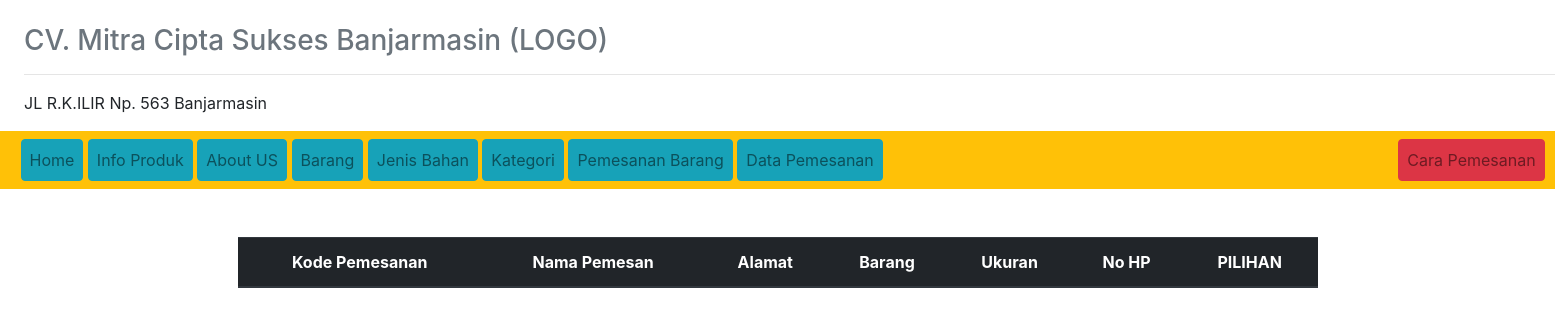
Page /?view=data-pemesanan on the earlier database version.
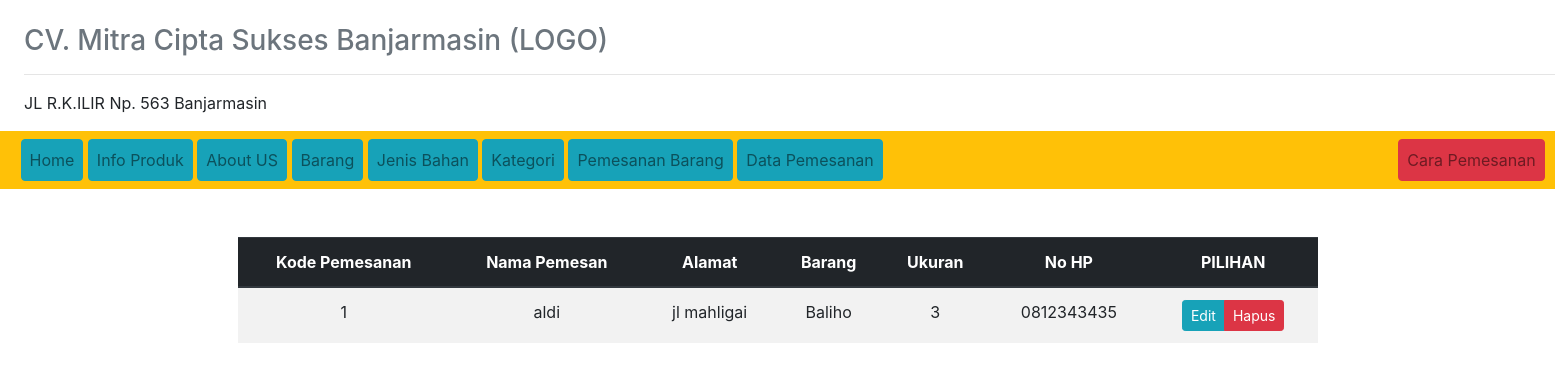
Same page on the later database version.
### tables this page shows
CREATE TABLE `pemesanan` (
  `kode_pemesanan` int(50) NOT NULL,
  `nama_pemesan` varchar(50) NOT NULL,
  `alamat` varchar(255) NOT NULL,
  `barang` int(50) NOT NULL,
  `ukuran` int(10) NOT NULL,
  `no_hp` varchar(15) NOT NULL
);

CREATE TABLE `nama_barang` (
  `kode_barang` int(50) NOT NULL,
  `nama_barang` varchar(50) NOT NULL,
  `type_barang` varchar(50) NOT NULL,
  `kategori` int(50) NOT NULL
);

### config/config.php (called while the page is built, shortened)
<?php
function base_url($url = null)
{
	$base_url = "http://localhost/aplikasi_CV_Mitra_Cipta_Sukses_Banjarmasin/";
	if ($url != null ) {
		return $base_url."/".$url;
	} else  {
			return $base_url;
	}
}

### models/admin.php (called while the page is built, shortened)
<?php
class Admin
{
  private $mysqli;
  function __construct($mysqli)
  {
    $this->mysqli = $mysqli;
  }
  public function showPemesanan()
  {
    $db = $this->mysqli->conn;
    $sql = " SELECT * FROM pemesanan
          INNER JOIN nama_barang ON nama_barang.kode_barang = pemesanan.barang";
    $query = $db->query($sql);
    return $query;
  }
}
?>

### view/data-pemesanan.php (the view)
<div class="container mt-5">
<div class="daftar-table table-responsive">
  <table class="table table-striped text-center" id="table">
    <thead class="thead-dark">
      <tr>
        <th>Kode Pemesanan</th>
        <th>Nama Pemesan</th>
        <th>Alamat </th>
        <th>Barang </th>
        <th>Ukuran </th>
        <th>No HP </th>
        <th>PILIHAN</th>
      </tr>
    </thead>
    <tbody>
      <?php
      $data = $objAdmin->showPemesanan();
      while ($a = $data->fetch_object()) {
      ?>
      <tr>
        <td><?=$a->kode_pemesanan ?></td>
        <td><?=$a->nama_pemesan ?></td>
        <td><?=$a->alamat ?></td>
        <td><?=$a->nama_barang ?></td>
        <td><?=$a->ukuran ?></td>
        <td><?=$a->no_hp ?></td>
        <td>
          <div class="btn-group">
            <a href="?view=edit-pemesanan&nik=<?=$a->kode_pemesanan ?>" class="btn btn-sm btn-info">Edit</a>
            <a href="?view=hapus-pemesanan&nik=<?=$a->kode_pemesanan ?>" onclick="return confirm('Hapus data ?')" class="btn btn-sm btn-danger">Hapus</a>
          </div>
        </td>
      </tr>
    <?php } ?>
    </tbody>
  </table>
</div>
</div>

### index.php (shortened to what this page needs)
<?php
require_once 'config/config.php';
include('models/admin.php');
?>
<!doctype html>
<html lang="en">
  <head>
    <link rel="stylesheet" href="<?=base_url();?>assets/css/bootstrap.min.css">
    <link rel="stylesheet" type="text/css" href="<?php echo base_url(); ?>assets/DataTables/datatables.min.css"/>
  </head>
  <body>
    <div class="ml-4" id="" style="">
      <br>
      <h3 class="text-muted">CV. Mitra Cipta Sukses Banjarmasin (LOGO)</h3>
      <hr>
      <p>JL R.K.ILIR Np. 563 Banjarmasin</p>
    </div>
    <nav class="navbar navbar-expand-lg navbar-light bg-warning">
      <div class="collapse navbar-collapse" id="navbarNavAltMarkup">
        <div class="navbar-nav"> &nbsp;
          <a class="nav-item nav-link btn btn-info btn-md" href="#">Home <span class="sr-only">(current)</span></a>&nbsp;
          <a class="nav-item nav-link btn btn-info btn-md" href="#">Info Produk</a> &nbsp;
          <a class="nav-item nav-link btn btn-info btn-md" href="#">About US</a> &nbsp;
          <a class="nav-item nav-link btn btn-info btn-md" href="?view=barang">Barang</a> &nbsp;
          <a class="nav-item nav-link btn btn-info btn-md" href="?view=bahan">Jenis Bahan</a> &nbsp;
          <a class="nav-item nav-link btn btn-info btn-md" href="?view=kategori">Kategori</a> &nbsp;
          <a class="nav-item nav-link btn btn-info btn-md" href="?view=pesan">Pemesanan Barang</a> &nbsp;
          <a class="nav-item nav-link btn btn-info btn-md" href="?view=data-pemesanan">Data Pemesanan</a> &nbsp;
          <a class="nav-item nav-link btn btn-danger btn-md" style="position: relative; left: 50%;" href="#">Cara Pemesanan</a> &nbsp;
        </div>
      </div>
    </nav>
    <div class="container mt-3" id="" style="">
          <?php include('page/page.php'); ?>
    </div>
  </body>
</html>

### page/page.php
<?php
if (@$_GET['view'] == '' || @$_GET['view'] == 'home')
{
	include 'view/home/home.php';
}
elseif (@$_GET['view'] == 'barang')
{
	include 'view/barang.php';
}
elseif (@$_GET['view'] == 'input-barang')
{
	include 'view/input-barang.php';
}
elseif (@$_GET['view'] == 'bahan')
{
	include 'view/jenis-bahan.php';
}
elseif (@$_GET['view'] == 'input-bahan')
{
	include 'view/input-jenis-bahan.php';
}
elseif (@$_GET['view'] == 'kategori')
{
	include 'view/kategori.php';
}
elseif (@$_GET['view'] == 'input-kategori')
{
	include 'view/input-kategori.php';
}
elseif (@$_GET['view'] == 'pesan')
{
	include 'view/pesan.php';
}
elseif (@$_GET['view'] == 'data-pemesanan')
{
	include 'view/data-pemesanan.php';
}

Differences in the rows shown:
added pemesanan: kode_pemesanan "1", nama_pemesan "aldi", alamat "jl mahligai", nama_barang.nama_barang "Baliho", ukuran "3", no_hp "0812343435"
